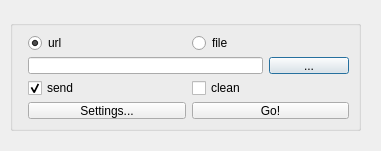
<?xml version="1.0" encoding="UTF-8"?>
<ui version="4.0">
 <class>Dialog</class>
 <widget class="QDialog" name="Dialog">
  <property name="geometry">
   <rect>
    <x>0</x>
    <y>0</y>
    <width>381</width>
    <height>151</height>
   </rect>
  </property>
  <property name="windowTitle">
   <string>web2kindle</string>
  </property>
  <widget class="QGroupBox" name="formGroupBox">
   <property name="geometry">
    <rect>
     <x>10</x>
     <y>20</y>
     <width>351</width>
     <height>111</height>
    </rect>
   </property>
   <property name="toolTip">
    <string/>
   </property>
   <property name="alignment">
    <set>Qt::AlignJustify|Qt::AlignVCenter</set>
   </property>
   <layout class="QFormLayout" name="formLayout">
    <item row="0" column="1">
     <layout class="QHBoxLayout" name="horizontalLayout_2">
      <property name="sizeConstraint">
       <enum>QLayout::SetMaximumSize</enum>
      </property>
      <item>
       <widget class="QRadioButton" name="url">
        <property name="enabled">
         <bool>true</bool>
        </property>
        <property name="text">
         <string>url</string>
        </property>
        <property name="checked">
         <bool>true</bool>
        </property>
       </widget>
      </item>
      <item>
       <widget class="QRadioButton" name="file">
        <property name="text">
         <string>file</string>
        </property>
       </widget>
      </item>
     </layout>
    </item>
    <item row="1" column="1">
     <layout class="QHBoxLayout" name="horizontalLayout">
      <property name="sizeConstraint">
       <enum>QLayout::SetMaximumSize</enum>
      </property>
      <item>
       <widget class="QLineEdit" name="path">
        <property name="baseSize">
         <size>
          <width>276</width>
          <height>20</height>
         </size>
        </property>
       </widget>
      </item>
      <item>
       <widget class="QPushButton" name="folder">
        <property name="text">
         <string>...</string>
        </property>
       </widget>
      </item>
     </layout>
    </item>
    <item row="2" column="1">
     <layout class="QHBoxLayout" name="horizontalLayout_3">
      <property name="sizeConstraint">
       <enum>QLayout::SetMaximumSize</enum>
      </property>
      <item>
       <widget class="QCheckBox" name="send">
        <property name="text">
         <string>send</string>
        </property>
        <property name="checked">
         <bool>true</bool>
        </property>
       </widget>
      </item>
      <item>
       <widget class="QCheckBox" name="clean">
        <property name="text">
         <string>clean</string>
        </property>
       </widget>
      </item>
     </layout>
    </item>
    <item row="3" column="1">
     <layout class="QHBoxLayout" name="horizontalLayout_5">
      <item>
       <widget class="QPushButton" name="pushButton">
        <property name="text">
         <string>Settings...</string>
        </property>
       </widget>
      </item>
      <item>
       <widget class="QPushButton" name="go_button">
        <property name="baseSize">
         <size>
          <width>359</width>
          <height>23</height>
         </size>
        </property>
        <property name="text">
         <string>Go!</string>
        </property>
       </widget>
      </item>
     </layout>
    </item>
   </layout>
  </widget>
 </widget>
 <resources/>
 <connections/>
</ui>
